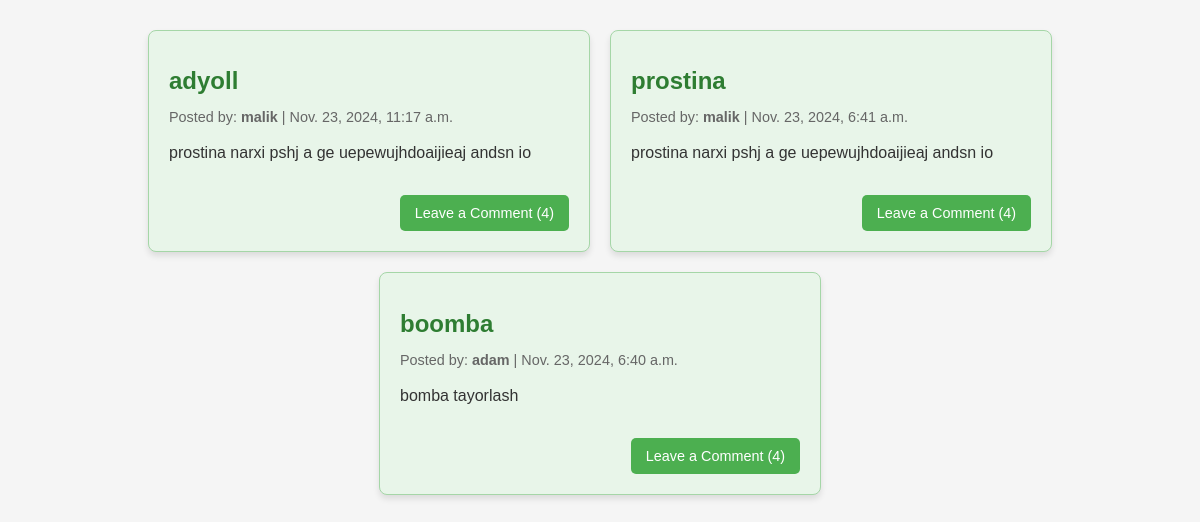
The page / on the database its author committed.
### home/models.py (models this page shows, shortened)
class Topic(models.Model):
    title = models.CharField(max_length=200)
    content = models.CharField(max_length=500)
    author = models.ForeignKey(User, on_delete=models.CASCADE)
    created_at = models.DateTimeField(auto_now_add=True)

### home/views.py (the view)
# urls.py: path('' , TopicView.as_view(), name='topic_list'),
class TopicView(ListView):
    model = Topic
    template_name = 'home/topic_list.html'
    context_object_name = 'topics'
    ordering = ['-created_at']
    def get_context_data(self, **kwargs):
        context = super().get_context_data(**kwargs)
        context['comments_count'] = Comment.objects.count()
        return context

### home/templates/home/topic_list.html (shortened to what this page needs)
<!DOCTYPE html>
{% load static %}
<html lang="en">
<head>
</head>
<body>
<div class="topics-container">
    {% for topic in topics %}
    <div class="topic-card">
        <div class="topic-header">
            <h1>{{ topic.title }}</h1>
            <p class="meta-info">Posted by: <span>{{ topic.author }}</span> | {{ topic.created_at }}</p>
        </div>
        <div class="topic-content">
            <p>{{ topic.content }}</p>
        </div>
        <div class="topic-footer">
            <a href="{% url 'comment_list' topic.id %}" class="comment-link">
                <button class="toggle-comments-btn" onclick="toggleComments({{ forloop.counter }})">
                    Leave a Comment ({{ comments_count }})
                </button>
            </a>
        </div>
    </div>
    {% endfor %}
</div>
</body>
</html>

### home/templates/home/topic_list.html (style rules this page uses)
body { font-family: Arial, sans-serif; margin: 0; padding: 0; background-color: #f5f5f5; color: #333; }
.topics-container { max-width: 1200px; margin: 20px auto; padding: 10px; display: flex; flex-wrap: wrap; gap: 20px; justify-content: center; }
.topic-card { background: #e8f5e9; border: 1px solid #a5d6a7; border-radius: 8px; box-shadow: 0 4px 6px rgba(0, 0, 0, 0.1); padding: 20px; width: 100%; max-width: 400px; transition: transform 0.3s ease, box-shadow 0.3s ease; }
.topic-header h1 { color: #2e7d32; font-size: 1.5rem; margin-bottom: 10px; }
.meta-info { font-size: 0.9rem; color: #666; }
.meta-info span { font-weight: bold; }
.topic-content { margin: 10px 0; font-size: 1rem; line-height: 1.5; }
.topic-footer { margin-top: 20px; text-align: right; }
.toggle-comments-btn { background-color: #4caf50; color: #fff; border: none; padding: 10px 15px; border-radius: 5px; cursor: pointer; font-size: 0.9rem; transition: background-color 0.3s ease; }
.comment-link { display: inline-block; margin-top: 10px; text-decoration: none; color: #1b5e20; font-weight: bold; }

### rows shown on the page
Topic: title "adyoll", author "malik", created_at "Nov. 23, 2024, 11:17 a.m.", content "prostina narxi pshj a ge uepewujhdoaijieaj andsn io", comments_count "4"
Topic: title "prostina", author "malik", created_at "Nov. 23, 2024, 6:41 a.m.", content "prostina narxi pshj a ge uepewujhdoaijieaj andsn io", comments_count "4"
Topic: title "boomba", author "adam", created_at "Nov. 23, 2024, 6:40 a.m.", content "bomba tayorlash", comments_count "4"
